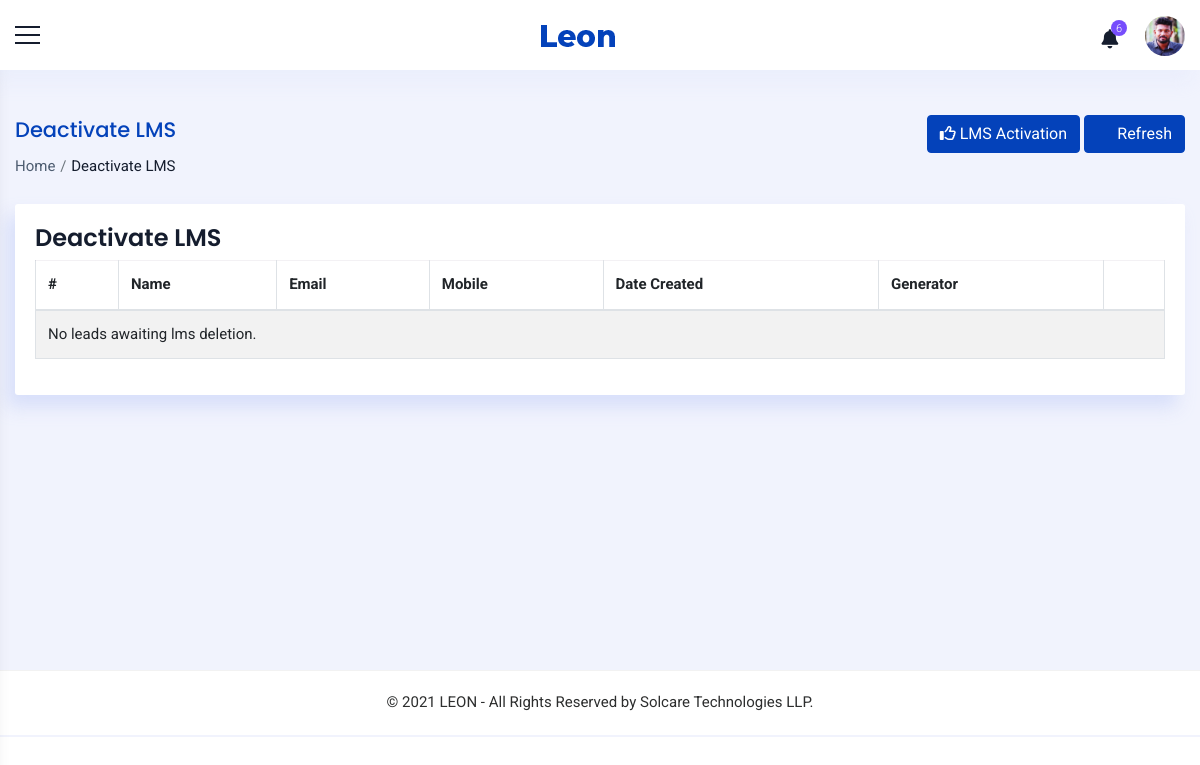
Before: /sales/leads/pending/deactivation/ (signed in) with the older database file.
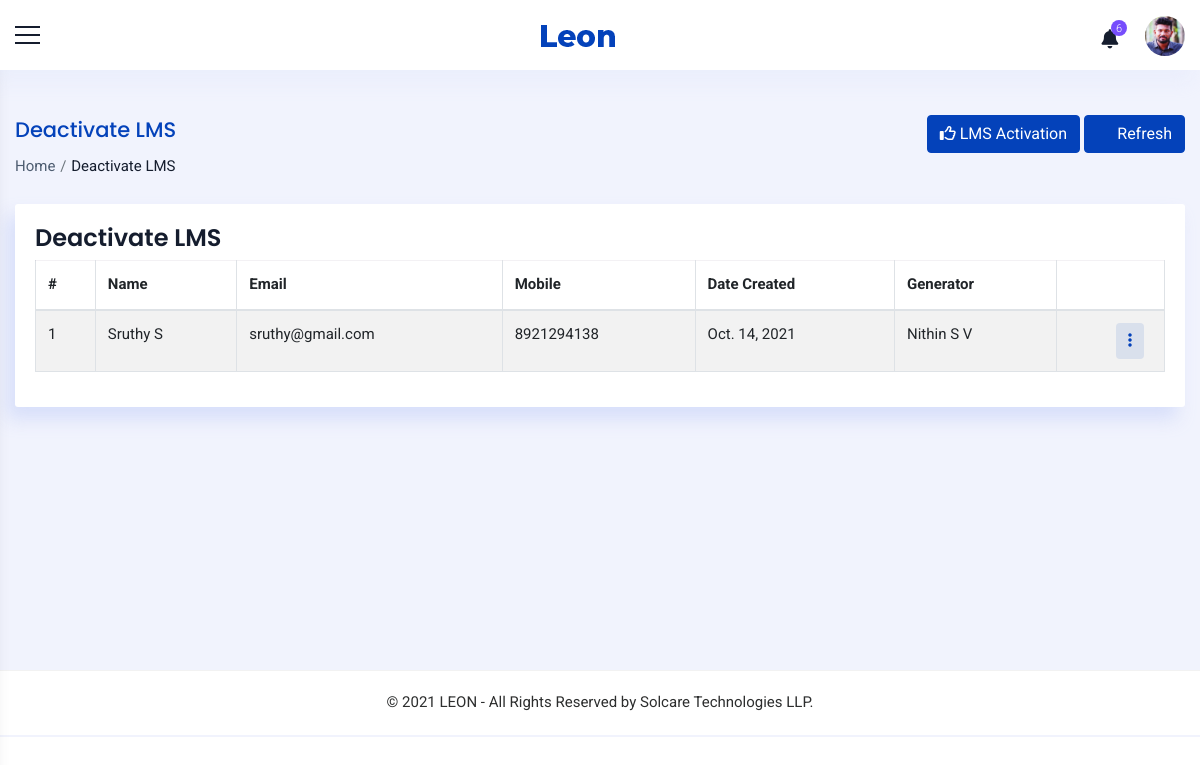
After: the same page with the newer database file.
### accounts/models.py (models this page shows, shortened)
class Lead(models.Model):
    groups = (
    ('New', 'New'),
    ('In Pipeline', 'In Pipeline'),
    ('Converted', 'Converted'),
    ('Lost', 'Lost'),
    ('Not Interested', 'Not Interested'),
    )
    name = models.CharField(max_length=100,null=True, blank=True)
    email = models.EmailField(max_length=200,null=True,blank=True)
    mobile = models.CharField(max_length=10,null=True,blank=True)
    sex = models.CharField(max_length=10,null=True,choices=sex_choices,blank=True,default="Male")
    generator = models.ForeignKey(Staff,on_delete=models.PROTECT, blank=True,null=True,related_name='representative')
    created_on = models.DateField(null=True, blank=True)
    status = models.CharField(max_length=100,null=True, blank=True,choices=groups,default="New")
    lms = models.BooleanField(default = False)
    approval = models.CharField(max_length=100,null=True, blank=True,choices=approval_choices)
    to_be_approved_by = models.ForeignKey(Staff,on_delete=models.PROTECT, blank=True,null=True)

class Staff(models.Model):
    value= (
    ('1', 'Operations'),
    ('2', 'Sales'),
    ('3', 'Trainer'),
    ('4', 'Admin'),
    ('5', 'Operations Manager'),
    ('6', 'Sales Manager'),
    ('7', 'Trainer Manager'),
    )
    user = models.OneToOneField(User,on_delete=models.PROTECT,null=True,blank=True)
    name = models.CharField(max_length=100,null=True, blank=True)
    empid = models.CharField(max_length=100,null=True, blank=True)
    mobile = models.CharField(max_length=10,null=True, blank=True)
    email = models.EmailField(max_length=200,null=True, blank=True)
    sex = models.CharField(max_length=10,null=True,choices=sex_choices, blank=True)
    dob = models.DateField(null=True, blank=True)
    doj = models.DateField(null=True, blank=True)
    blood_group = models.CharField(max_length=100,null=True, blank=True,choices=groups)
    house = models.CharField(max_length=100,null=True, blank=True)
    street =models.CharField(max_length=100,null=True, blank=True)
    street2 =models.CharField(max_length=100,null=True, blank=True)
    city = models.CharField(max_length=100,null=True, blank=True)
    state = models.CharField(max_length=100,null=True,choices=state, blank=True)
    pin = models.CharField(max_length=100,null=True,blank=True)
    stype = models.CharField(max_length=100,null=True,choices=value, blank=True)
    status = models.CharField(max_length=20,choices=(('Active','Active'),('Inactive','Inactive')),default='Active')
    profile_pic = models.ImageField(null=True, blank=True,upload_to='images/dp/',default='accounts/static/images/user3.png')
    facebook = models.CharField(max_length=1000, null=True, blank=True)
    linkedin = models.CharField(max_length=1000, null=True, blank=True)
    instagram = models.CharField(max_length=1000, null=True, blank=True)
    approval = models.BooleanField(null=True, blank=True, default=False)
    def __str__(self):
        return self.name
    class Meta:
        unique_together = [['name']]

### accounts/views.py (the view)
# urls.py: path('sales/leads/pending/deactivation/',ListLMSDeletion.as_view(),name='list_lms_revert'),
class ListLMSDeletion(View):
    def get(self, request):
        x = SalesManagerCheck(request)
        if x == True:
            user = request.user
            staff = Staff.objects.get(user=request.user)
            if staff.stype == '4':
                lead = Lead.objects.filter(approval='2',lms = True)
            else:
                lead = Lead.objects.filter(approval='2',lms=True,to_be_approved_by = staff)
            context={'staff':staff,'lead':lead}
            return render(request,'sales/lms_deletion.html',context)
        else:
            return render(request,'messages/common/permission_error.html')

### accounts/functions.py (called while the page is built)
def SalesManagerCheck(request):
    user = request.user
    if user.is_authenticated:
        try:
            staff = Staff.objects.get(user=user)
            if staff.stype=='4' or staff.stype== '6':
                return (True)
            else:
                return (False)
        except:
            return (False)
    else:
        return (False)

### accounts/templates/sales/lms_deletion.html (shortened to what this page needs)
{% extends 'common/main.html' %}
{% load static %}
{% block content %}
{% include 'common/header.html' %}
<div class="container_full">
    <div class="content_wrapper bg_homebefore inner-wrapper tables-sec">
        <div class="container-fluid">
            <div class="breadcrumbbar">
                <div class="row">
                  <div class="col-md-8 col-lg-8">
                    <h4 class="page-title">Deactivate LMS</h4>
                    <div class="breadcrumb-list">
                      <ol class="breadcrumb">
                        <li class="breadcrumb-item"><a href="{% url 'home' %}">Home</a></li>
                        <li class="breadcrumb-item active" aria-current="page">Deactivate LMS</li>
                      </ol>
                    </div>
                  </div>
                  <div class="col-md-4 col-lg-4 mr-0">
                    <div class="widgetbar">
                        <a href="{% url 'list_lms_approvals' %}" class="btn btn-primary"><i class="far fa-thumbs-up"></i> LMS Activation</a>
                        <button class="btn btn-primary" onclick="window.location.reload()"><i class="ti ti-reload mr-2"></i>Refresh</button>
                    </div>
                  </div>
                </div>
              </div>
        <div class="row ">
            <div class="col-12">
              <div class="card">
                <h4 class="m-t-0 header-title">Deactivate LMS</h4>
                <div class="table-responsive">
                <table id="demo-foo-filtering" class="table table-striped table-bordered toggle-circle m-b-0" >
                  <thead>
                    <tr>
                      <th>#</th>
                      <th>Name</th>
                      <th>Email</th>
                      <th>Mobile</th>
                      <th>Date Created</th>
                      {% if staff.stype == '4' or staff.stype == '6' %}
                      <th>Generator</th>
                      {% endif %}
                      <th class="text-right"></th>
                    </tr>
                  </thead>
                  <tbody>
                    {% for i in lead %}
                    <tr>
                        <td>{{forloop.counter}}</td>
                      <td>{{i.name}}</td>
                      <td>{{i.email}}</td>
                      <td>{{i.mobile}}</td>
                      <td>{{i.created_on}}</td>
                      {% if staff.stype == '4' or staff.stype == '6' %}
                      <td>{{i.generator}}</td>
                      {% endif %}
                      <td class="text-right">
                        <div class="btn-group mr-2">
                          <div class="dropdown">
                            <button class="btn btn-round btn-primary-rgba" type="button" id="CustomdropdownMenuButton4" data-toggle="dropdown" aria-haspopup="true" aria-expanded="false"><i class="fas fa-ellipsis-v"></i></button>
                          </div>
                        </div>
                      </td>
                      {% empty %}
                      <td colspan="7">No leads awaiting lms deletion.</td>
                    {% endfor %}
                  </tbody>
                </table></div>
              </div>
            </div>
          </div>
          </div>
        </div>
        {% include 'common/footer.html' %}
    </div>
</div>
{% endblock %}

Changed rows visible on the page:
added Lead: name "Sruthy S", email "sruthy@gmail.com", mobile "8921294138", created_on "Oct. 14, 2021", generator "Nithin S V"
Other visible differences:
text no longer shown: "No leads awaiting lms deletion."
